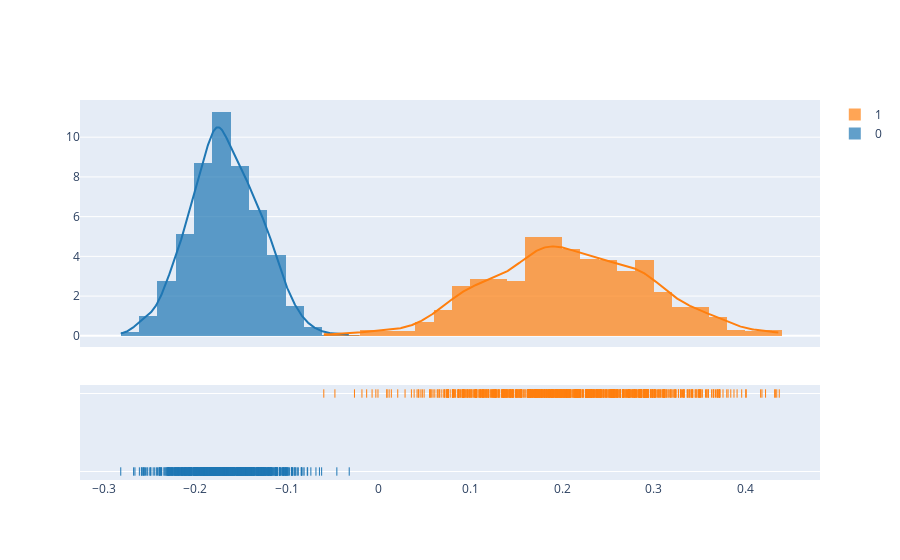

Notebook code for this chart:
### Code cell
import plotly.figure_factory as ff

# Group data together
hist_data = [list(gamma_outside_africa), list(gamma_within_africa)]

group_labels = ['0', '1']

# Create distplot with custom bin_size
fig = ff.create_distplot(hist_data, group_labels, bin_size=.02)
fig.show()

### Figure 1 — Plotly figure (JSON) as saved in the notebook; plotly's stock layout.template omitted (floating-point values rounded to 4 significant figures; data arrays with more than 128 entries replaced by an {"elided": "..."} marker saying what was removed)
{"data": [{"autobinx": false, "histnorm": "probability density", "legendgroup": "0", "marker": {"color": "rgb(31, 119, 180)"}, "name": "0", "opacity": 0.7, "type": "histogram", "x": {"elided": "800 float values"}, "xaxis": "x", "xbins": {"end": -0.03227, "size": 0.02, "start": -0.2815}, "yaxis": "y"}, {"autobinx": false, "histnorm": "probability density", "legendgroup": "1", "marker": {"color": "rgb(255, 127, 14)"}, "name": "1", "opacity": 0.7, "type": "histogram", "x": {"elided": "800 float values"}, "xaxis": "x", "xbins": {"end": 0.4369, "size": 0.02, "start": -0.06001}, "yaxis": "y"}, {"legendgroup": "0", "marker": {"color": "rgb(31, 119, 180)"}, "mode": "lines", "name": "0", "showlegend": false, "type": "scatter", "x": {"elided": "500 float values"}, "xaxis": "x", "y": {"elided": "500 float values"}, "yaxis": "y"}, {"legendgroup": "1", "marker": {"color": "rgb(255, 127, 14)"}, "mode": "lines", "name": "1", "showlegend": false, "type": "scatter", "x": {"elided": "500 float values"}, "xaxis": "x", "y": {"elided": "500 float values"}, "yaxis": "y"}, {"legendgroup": "0", "marker": {"color": "rgb(31, 119, 180)", "symbol": "line-ns-open"}, "mode": "markers", "name": "0", "showlegend": false, "type": "scatter", "x": {"elided": "800 float values"}, "xaxis": "x", "y": {"elided": "800 str values"}, "yaxis": "y2"}, {"legendgroup": "1", "marker": {"color": "rgb(255, 127, 14)", "symbol": "line-ns-open"}, "mode": "markers", "name": "1", "showlegend": false, "type": "scatter", "x": {"elided": "800 float values"}, "xaxis": "x", "y": {"elided": "800 str values"}, "yaxis": "y2"}], "layout": {"barmode": "overlay", "hovermode": "closest", "legend": {"traceorder": "reversed"}, "xaxis": {"anchor": "y2", "domain": [0, 1], "zeroline": false}, "yaxis": {"anchor": "free", "domain": [0.35, 1], "position": 0}, "yaxis2": {"anchor": "x", "domain": [0, 0.25], "dtick": 1, "showticklabels": false}}}
